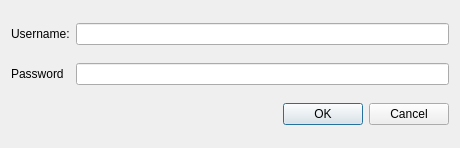
<?xml version="1.0" encoding="UTF-8"?>
<ui version="4.0" stdsetdef="1">
  <author></author>
  <comment>  Copyright 2017 Google Inc.
 Licensed under the Apache License, Version 2.0 (the &quot;License&quot;);
 you may not use this file except in compliance with the License.
 You may obtain a copy of the License at
 http://www.apache.org/licenses/LICENSE-2.0
 Unless required by applicable law or agreed to in writing, software
 distributed under the License is distributed on an &quot;AS IS&quot; BASIS,
 WITHOUT WARRANTIES OR CONDITIONS OF ANY KIND, either express or implied.
 See the License for the specific language governing permissions and
 limitations under the License.
</comment>
  <exportmacro></exportmacro>
  <class>AuthDialogBase</class>
  <widget class="QDialog" name="AuthDialogBase">
    <property name="geometry">
      <rect>
        <x>0</x>
        <y>0</y>
        <width>460</width>
        <height>148</height>
      </rect>
    </property>
    <property name="windowTitle">
      <string>Authentication Required</string>
    </property>
    <layout class="QGridLayout">
      <property name="margin">
        <number>11</number>
      </property>
      <property name="spacing">
        <number>6</number>
      </property>
      <item row="0" column="1">
        <widget class="QLineEdit" name="username_edit"/>
      </item>
      <item row="0" column="0">
        <widget class="QLabel" name="TextLabel2">
          <property name="text">
            <string>Username:</string>
          </property>
          <property name="buddy" stdset="0">
            <cstring>nameEdit</cstring>
          </property>
          <property name="wordWrap">
            <bool>false</bool>
          </property>
        </widget>
      </item>
      <item row="1" column="1">
        <widget class="QLineEdit" name="password_edit">
          <property name="echoMode">
            <enum>QLineEdit::Password</enum>
          </property>
        </widget>
      </item>
      <item row="1" column="0">
        <widget class="QLabel" name="TextLabel2_2">
          <property name="text">
            <string>Password</string>
          </property>
          <property name="buddy" stdset="0">
            <cstring>shortNameEdit</cstring>
          </property>
          <property name="wordWrap">
            <bool>false</bool>
          </property>
        </widget>
      </item>
      <item row="2" column="0" rowspan="1" colspan="2">
        <layout class="QHBoxLayout">
          <property name="margin">
            <number>0</number>
          </property>
          <property name="spacing">
            <number>6</number>
          </property>
          <item>
            <spacer name="Spacer3">
              <property name="sizeHint">
                <size>
                  <width>291</width>
                  <height>0</height>
                </size>
              </property>
              <property name="sizeType">
                <enum>QSizePolicy::Expanding</enum>
              </property>
              <property name="orientation">
                <enum>Qt::Horizontal</enum>
              </property>
            </spacer>
          </item>
          <item>
            <widget class="QPushButton" name="ok_btn">
              <property name="enabled">
                <bool>true</bool>
              </property>
              <property name="text">
                <string>OK</string>
              </property>
              <property name="default">
                <bool>true</bool>
              </property>
            </widget>
          </item>
          <item>
            <widget class="QPushButton" name="cancel_btn">
              <property name="text">
                <string>Cancel</string>
              </property>
            </widget>
          </item>
        </layout>
      </item>
    </layout>
  </widget>
  <layoutdefault spacing="6" margin="11"/>
  <pixmapfunction>qPixmapFromMimeSource</pixmapfunction>
  <tabstops>
    <tabstop>username_edit</tabstop>
    <tabstop>password_edit</tabstop>
    <tabstop>ok_btn</tabstop>
    <tabstop>cancel_btn</tabstop>
  </tabstops>
  <connections>
    <connection>
      <sender>ok_btn</sender>
      <signal>released()</signal>
      <receiver>AuthDialogBase</receiver>
      <slot>accept()</slot>
    </connection>
    <connection>
      <sender>cancel_btn</sender>
      <signal>released()</signal>
      <receiver>AuthDialogBase</receiver>
      <slot>reject()</slot>
    </connection>
  </connections>
</ui>
